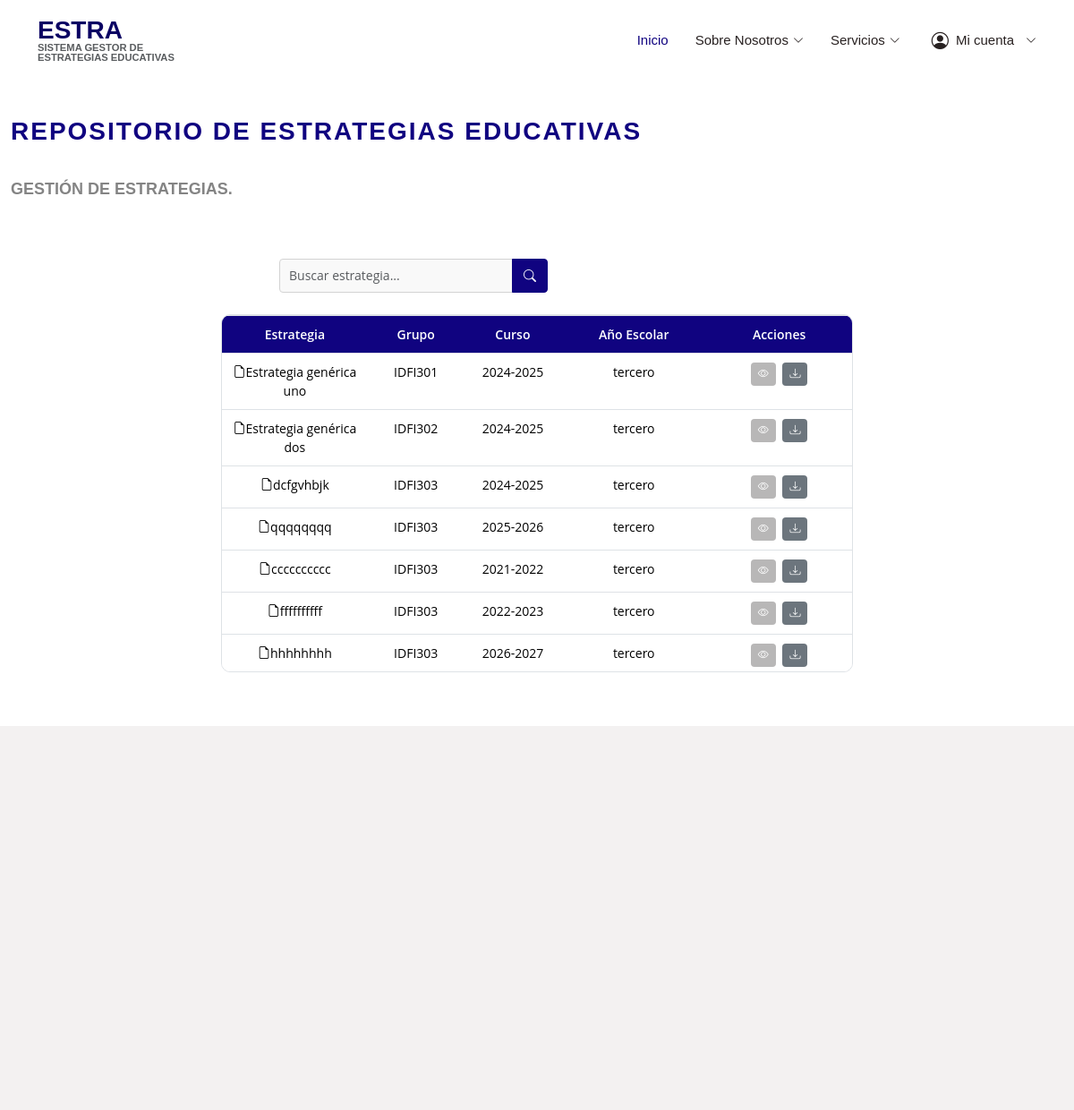
/estrategias/ (signed in), run on the app's committed database.
### estrategias/models.py (models this page shows, shortened)
class Estrategia(models.Model):
    ANIO_CHOICES = [
        ('primero', 'Primero'),
        ('segundo', 'Segundo'),
        ('tercero', 'Tercero'),
        ('cuarto', 'Cuarto'),
    ]
    curso = models.CharField(max_length=20)
    anio_escolar = models.CharField(max_length=10, choices=ANIO_CHOICES)
    grupo = models.CharField(max_length=20)
    nombre = models.CharField(max_length=255, blank=True, default="Estrategia_{id}")
    autor = models.CharField(max_length=255, blank=True, default="autor_{id}")
    plan_estudios = models.TextField(blank=True, default="plan_estudios_{id}")
    obj_general = models.TextField(blank=True, default="objetivo_general_{id}")
    obj_estrategia = models.TextField(blank=True, default="objetivos_estrategia_{id}")
    dir_grupo = models.CharField(max_length=255, blank=True, default="direccion_grupo_{id}")
    caract_grupo = models.TextField(blank=True, default="caracteristicas_grupo_{id}")
    colect_pedagogico = models.TextField(blank=True, default="colectivo_pedagogico_{id}")
    dim_curricular = models.TextField(blank=True, default="dimension_curricular_{id}")
    dim_extensionista = models.TextField(blank=True, default="dimension_extensionista_{id}")
    dim_politica = models.TextField(blank=True, default="dimension_politico_ideologica_{id}")
    obj_dc = models.TextField(blank=True, default="obj_dc_{id}")
    plan_dc = models.TextField(blank=True, default="plan_dc_{id}")
    obj_de = models.TextField(blank=True, default="obj_de_{id}")
    plan_de = models.TextField(blank=True, default="plan_de_{id}")
    obj_dp = models.TextField(blank=True, default="obj_dp_{id}")
    plan_dp = models.TextField(blank=True, default="plan_dp_{id}")
    evaluacion = models.TextField(blank=True, default="evaluacion_integral_{id}")
    otros_aspectos = models.TextField(blank=True, default="otros_aspectos_{id}")
    conclusiones = models.TextField(blank=True, default="conclusiones_{id}")
    fecha_creacion = models.DateTimeField(auto_now_add=True, null=True,blank=True)
    fecha_modificacion = models.DateTimeField(auto_now=True, null=True,blank=True)
    class Meta:
        unique_together = ('curso', 'grupo')

### estrategias/vistas/vistas_usuario.py (the view, shortened to what this page needs)
# urls.py: path('estrategias/', vistas_usuario.visualizar_estrategias, name='estrategias'),
def visualizar_estrategias(request):
    if not request.user.is_authenticated:
        messages.error(request, "Debes iniciar sesión para realizar esta acción.")
        return redirect('login')
    """Visualizar todas las estrategias."""
    query = request.GET.get("q", "")
    estrategias = Estrategia.objects.all()
    if hasattr(request.user, 'grupo') and request.user.grupo:
        estrategias = estrategias.filter(grupo=request.user.grupo)
    return render(request, "usuarios/listar_estrategias.html", {"estrategias": estrategias, "query": query})

### templates/usuarios/listar_estrategias.html (shortened to what this page needs)
{% extends "baseg.html" %}
{% load static %}
{% block content %}
<div id="maind">
    <section id="estrategia-educativa" class="estrategia-educativa section-bg">
      <div class="container-fluid">
        <div class="section-title">
          <h2>Repositorio de Estrategias Educativas</h2>
          <br>
          <p>Gestión de estrategias.</p>
          <br>
        </div>
    <form method="GET" action="{% url 'estrategias' %}" class="search-bar mb-4">
      <div class="input-group">
        <input type="text" name="q" class="form-control" placeholder="Buscar estrategia..." aria-label="Buscar" value="{{ request.GET.q }}">
        <button class="btn btn-primary" type="submit">
          <i class="bi bi-search"></i>
        </button>
      </div>
    </form>
        <form id="form-eliminar-estrategias" method="POST" action="{% url 'p_eliminar_estrategias' %}">
          <div class="table-container">
            <div class="table-responsive">
              <table class="table table-bordered table-hover custom-table">
                <thead>
                  <tr>
                    <th>Estrategia</th>
                    <th>Grupo</th>
                    <th>Curso</th>
                    <th>Año Escolar</th>
                    <th>Acciones</th>
                  </tr>
                </thead>
                <tbody>
                  {% for estrategia in estrategias %}
                  <tr data-id="{{ estrategia.id }}">
                    <td>
                      <i class="bi bi-file-earmark"></i>{{ estrategia.nombre }}
                    </td>
                    <td>{{ estrategia.grupo }}</td>
                    <td>{{ estrategia.curso }}</td>
                    <td>{{ estrategia.anio_escolar }}</td>
                    <td>
                      <button type="button" class="btn btn-action btn-ver-detalles" data-id="{{ estrategia.id }}" title="Ver Detalles">
                        <i class="bi bi-eye"></i>
                      </button>
                      <button type="button" class="btn btn-action btn-descargar-pdf  btn-secondary" data-id="{{ estrategia.id }}" title="DescargarPdf">
                        <i class="bi bi-download"></i>
                      </button>
                    </td>
                  </tr>
                  {% endfor %}
                </tbody>
              </table>
            </div>
          </div>
        </form>
      </div>
    </section>
</div>
{% endblock %}

### static/assets/css/style.css (style rules this page uses)
body { font-family: "Open Sans", sans-serif; color: #282121; }
h1, h2, h3, h4, h5, h6 { font-family: "Raleway", sans-serif; }
section { padding: 60px 0; overflow: hidden; }
.section-bg, .services .icon-box { background-color: #ffffff; }
.section-title { padding-bottom: 40px; }
.section-title h2 { font-size: clamp(12px, 2.5vw, 14px); font-weight: 500; padding: 0; line-height: 1.2; margin: 0 0 10px 0; letter-spacing: 2px; text-transform: uppercase; color: #aaaaaa; font-family: "Poppins", sans-serif; word-break: break-word; }
.section-title p { margin: 0; margin: 0; font-size: 36px; font-weight: 700; text-transform: uppercase; font-family: "Poppins", sans-serif; color: #020d19; }
.estrategia-educativa { padding: 60px 0; background-color: #ffffff; }
.estrategia-educativa .section-title h2 { margin-top: 70px; font-size: 28px; font-weight: 700; color: #100380; }
.estrategia-educativa .section-title p { font-size: 18px; color: #848484; }
.table-container { max-height: 400px; overflow-y: auto; border: 1px solid #dee2e6; border-radius: 10px; margin-bottom: 20px; margin: 0 auto; width: 60%; }
.custom-table { width: 100%; border-collapse: collapse; font-size: 14px; }
.custom-table th, .custom-table td { padding: 10px; text-align: center; border: none; }
.custom-table th { background-color: #100380; color: #fff; font-weight: 600; position: sticky; top: 0; }
.custom-table th:nth-child(1), .custom-table td:nth-child(1) { width: 15%; }
.custom-table th:nth-child(2), .custom-table td:nth-child(2) { width: 10%; }
.custom-table th:nth-child(3), .custom-table td:nth-child(3) { width: 10%; }
.custom-table th:nth-child(4), .custom-table td:nth-child(4) { width: 15%; }
.custom-table th:nth-child(5),.custom-table td:nth-child(5) { width: 15%; }
.btn-ver-detalles { background-color: #b8b7b7; color: #fff; }
.btn-action { padding: 4px 8px; border: none; border-radius: 4px; transition: background-color 0.3s ease; margin: 0 2px; display: inline-flex; align-items: center; justify-content: center; font-size: 12px; }
.btn-action i { color: #fff; font-size: 12px; }
.search-bar { margin-bottom: 20px; width: 100%; max-width: 300px; margin-left: 300px; }
.search-bar .input-group { display: flex; align-items: stretch; width: 100%; }
.search-bar .form-control { border: 1px solid #d3d3d3; border-radius: 4px 0 0 4px; padding: 6px 10px; font-size: 14px; background-color: #f9f9f9; outline: none; box-shadow: none; flex: 1; width: 70%; }
.search-bar .btn-primary { background-color: #100380; border: 1px solid #100380; border-radius: 0 4px 4px 0; padding: 6px 12px; transition: background-color 0.3s ease; width: auto; }
.search-bar .btn-primary i { font-size: 14px; }
.form-control { transition: border-color 0.15s ease-in-out, box-shadow 0.15s ease-in-out; }

### data on the page
Estrategia: nombre "Estrategia genérica uno", grupo "IDFI301", curso "2024-2025", anio_escolar "tercero"
Estrategia: nombre "Estrategia genérica dos", grupo "IDFI302", curso "2024-2025", anio_escolar "tercero"
Estrategia: nombre "dcfgvhbjk", grupo "IDFI303", curso "2024-2025", anio_escolar "tercero"
Estrategia: nombre "qqqqqqqq", grupo "IDFI303", curso "2025-2026", anio_escolar "tercero"
Estrategia: nombre "cccccccccc", grupo "IDFI303", curso "2021-2022", anio_escolar "tercero"
Estrategia: nombre "ffffffffff", grupo "IDFI303", curso "2022-2023", anio_escolar "tercero"
Estrategia: nombre "hhhhhhhh", grupo "IDFI303", curso "2026-2027", anio_escolar "tercero"
